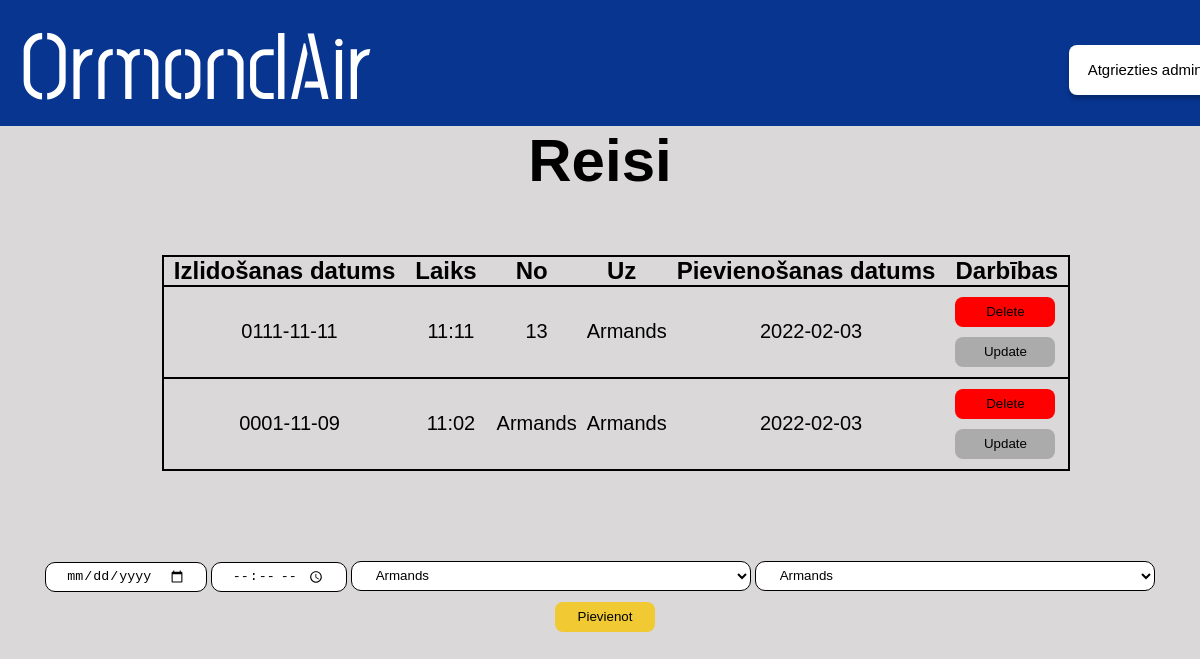
The app's page /admin/reisi, older data.
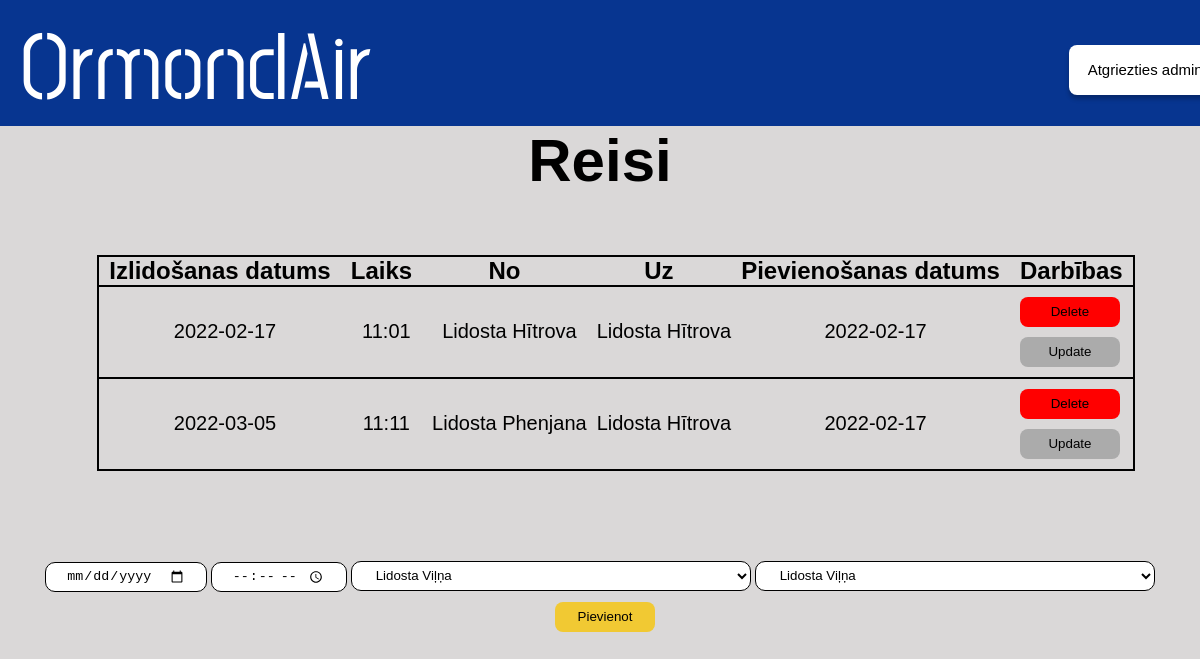
The same page, newer data.
### main.py (models this page shows, shortened)
class Reis(db.Model):
    id = db.Column(db.Integer, primary_key=True)
    datums = db.Column(db.String(200), nullable=False)
    laiks = db.Column(db.String(200), nullable=False)
    nolidostas = db.Column(db.String(200), nullable=False)
    uzlidostas = db.Column(db.String(200), nullable=False)
    date_created = db.Column(db.DateTime, default=datetime.utcnow)

### main.py (the view)
@app.route('/admin/reisi', methods=['POST', 'GET'])
def reis():
  if request.method == 'POST':
    new_reis = Reis(nolidostas=request.form['nolidostas'], uzlidostas=request.form['uzlidostas'], datums=request.form['datums'],laiks = request.form['laiks'])
    try:
      db.session.add(new_reis)
      db.session.commit()
      return redirect('/admin/reisi')
    except:
      return "Draugi nav labi!"
  else:
      lidostas = Lidosta.query.order_by(Lidosta.id).all()
      tasks = Reis.query.order_by(Reis.date_created).all()
      return render_template("adminreisi.html", tasks=tasks, lidostas=lidostas)

### templates/adminreisi.html (shortened to what this page needs)
<!DOCTYPE html>
<html lang="en">
  <head>
    <link href="/static/css/stylesheet.css" rel="stylesheet" />
  </head>
  <body>
    <div class="augsejaisBaneris">
      <a href="/"><h1 class="homePage">OrmondAir</h1></a>
      <a href="/admin"><button id="atgriezties_admin">Atgriezties admin</button></a>
    </div>
    <div class="apaksejaisBaneris">
      <h1 id="virsraksts">Reisi</h1>
      {% if tasks|length < 1 %}
      <h4 id="apaksraksts">Nav pievienots neviens reiss! </h4>
      {% else %}
      <div class="tabulaBox">
        <table class="tabula">
          <tr class="tabula">
            <th class="teksts">Izlidošanas datums</th>
            <th class="teksts">Laiks</th>
            <th class="teksts">No</th>
            <th class="teksts">Uz</th>
            <th class="teksts">Pievienošanas datums</th>
            <th class="teksts">Darbības</th>
          </tr>
          {% for task in tasks %}
            <tr class="tabula">
              <td class="dbteksts">{{ task.datums }}</td>
              <td class="dbteksts">{{ task.laiks }}</td>
              <td class="dbteksts">{{ task.nolidostas }}</td>
              <td class="dbteksts">{{ task.uzlidostas }}</td>
              <td class="dbteksts">{{ task.date_created.date() }}</td>
              <td>
                <a href="/delete_reisi/{{task.id}}"><button id=dzest>Delete</button></a>
                <br>
                <a href="/update_reisi/{{task.id}}"><button id=labot>Update</button></a>
              </td>
            </tr>
          {% endfor %}
        </table>
      </div>
      {% endif %}
      <form action="/admin/reisi" method="POST" id="form">
        <input class="inputdate" type="date" min="2022-02-17" name="datums" id="datums" placeholder="datums" required>
        <input class="inputdate" type="time" type="text" name="laiks" id="laiks" placeholder="laiks" required>
        <select class="input" name="nolidostas" id="nolidostas" method="POST">
          {% for lidosta in lidostas %}
            <option value="{{lidosta.content}}">{{ lidosta.content }}</option>
          {% endfor %}
        </select>
        <select class="input" name="uzlidostas" id="uzlidostas" method="POST">
          {% for lidosta in lidostas %}
            <option value="{{lidosta.content}}">{{ lidosta.content }}</option>
          {% endfor %}
        </select>
        <input type="submit" value="Pievienot" id="pievienot">
      </form>
  </body>
</html>

Row changes from the older to the newer data that the page shows:
removed Reis: datums "0111-11-11", laiks "11:11", nolidostas "13", uzlidostas "Armands", date_created "2022-02-03"
removed Reis: datums "0001-11-09", laiks "11:02", nolidostas "Armands", uzlidostas "Armands", date_created "2022-02-03"
added Reis: datums "2022-02-17", laiks "11:01", nolidostas "Lidosta Hītrova", uzlidostas "Lidosta Hītrova", date_created "2022-02-17"
added Reis: datums "2022-03-05", laiks "11:11", nolidostas "Lidosta Phenjana", uzlidostas "Lidosta Hītrova", date_created "2022-02-17"
Text that changed along with them:
form field nolidostas: "Armands" → "Lidosta Viļņa"
form field uzlidostas: "Armands" → "Lidosta Viļņa"
